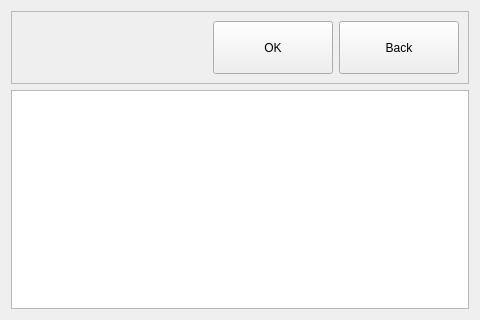
<?xml version="1.0" encoding="UTF-8"?>
<ui version="4.0">
 <class>USBStorageFile</class>
 <widget class="QWidget" name="USBStorageFile">
  <property name="geometry">
   <rect>
    <x>0</x>
    <y>0</y>
    <width>480</width>
    <height>320</height>
   </rect>
  </property>
  <property name="windowTitle">
   <string>Form</string>
  </property>
  <layout class="QVBoxLayout" name="verticalLayout" stretch="1,3">
   <item>
    <widget class="QFrame" name="frame">
     <property name="frameShape">
      <enum>QFrame::StyledPanel</enum>
     </property>
     <property name="frameShadow">
      <enum>QFrame::Raised</enum>
     </property>
     <layout class="QHBoxLayout" name="horizontalLayout">
      <item>
       <spacer name="horizontalSpacer">
        <property name="orientation">
         <enum>Qt::Horizontal</enum>
        </property>
        <property name="sizeHint" stdset="0">
         <size>
          <width>268</width>
          <height>20</height>
         </size>
        </property>
       </spacer>
      </item>
      <item>
       <widget class="QPushButton" name="btnWifiOK">
        <property name="sizePolicy">
         <sizepolicy hsizetype="Expanding" vsizetype="Expanding">
          <horstretch>0</horstretch>
          <verstretch>0</verstretch>
         </sizepolicy>
        </property>
        <property name="minimumSize">
         <size>
          <width>120</width>
          <height>0</height>
         </size>
        </property>
        <property name="text">
         <string>OK</string>
        </property>
       </widget>
      </item>
      <item>
       <widget class="QPushButton" name="btnBack">
        <property name="sizePolicy">
         <sizepolicy hsizetype="Expanding" vsizetype="Expanding">
          <horstretch>0</horstretch>
          <verstretch>0</verstretch>
         </sizepolicy>
        </property>
        <property name="minimumSize">
         <size>
          <width>120</width>
          <height>0</height>
         </size>
        </property>
        <property name="text">
         <string>Back</string>
        </property>
       </widget>
      </item>
     </layout>
    </widget>
   </item>
   <item>
    <widget class="QTreeWidget" name="treeWidget">
     <attribute name="headerVisible">
      <bool>false</bool>
     </attribute>
     <column>
      <property name="text">
       <string notr="true">1</string>
      </property>
     </column>
    </widget>
   </item>
  </layout>
 </widget>
 <resources/>
 <connections/>
</ui>
